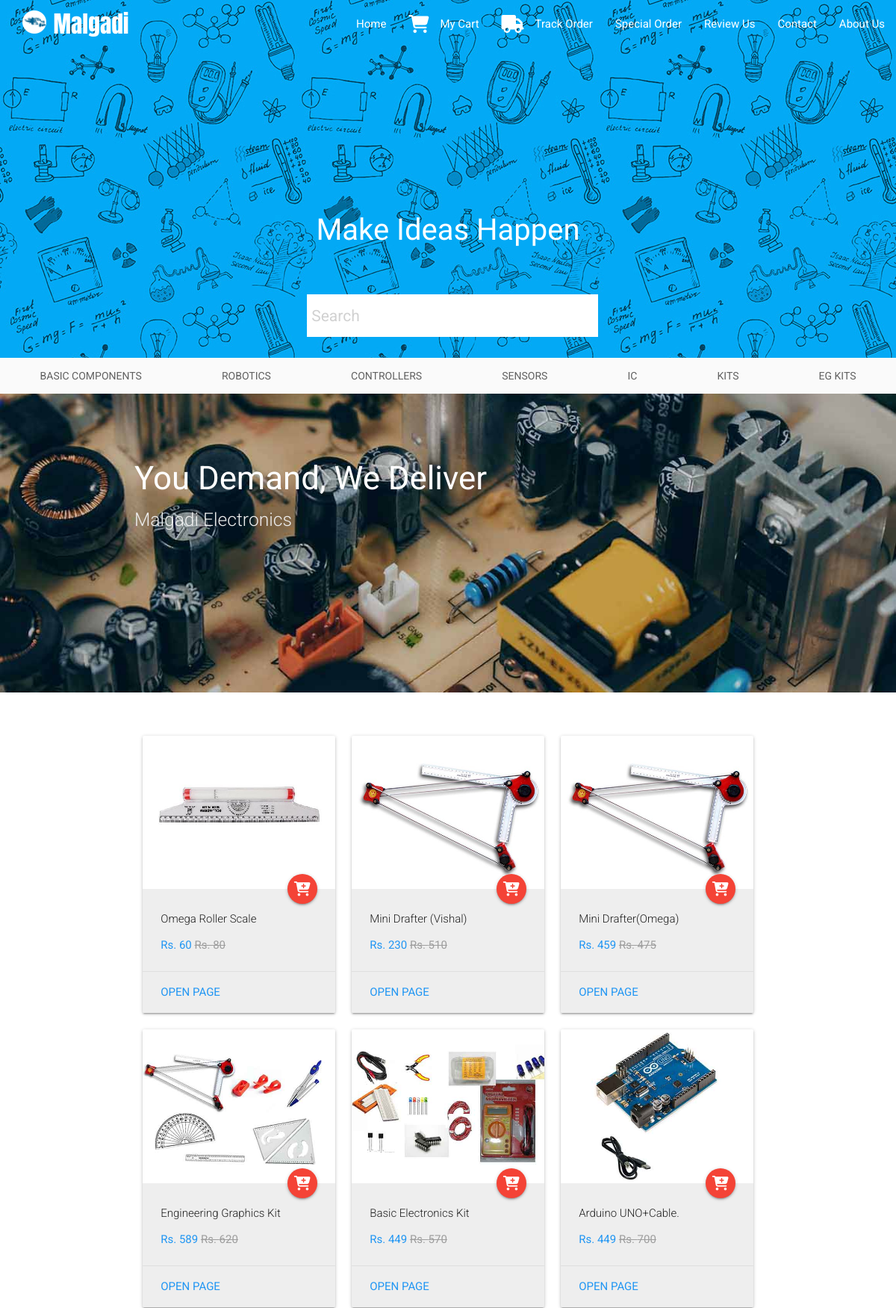
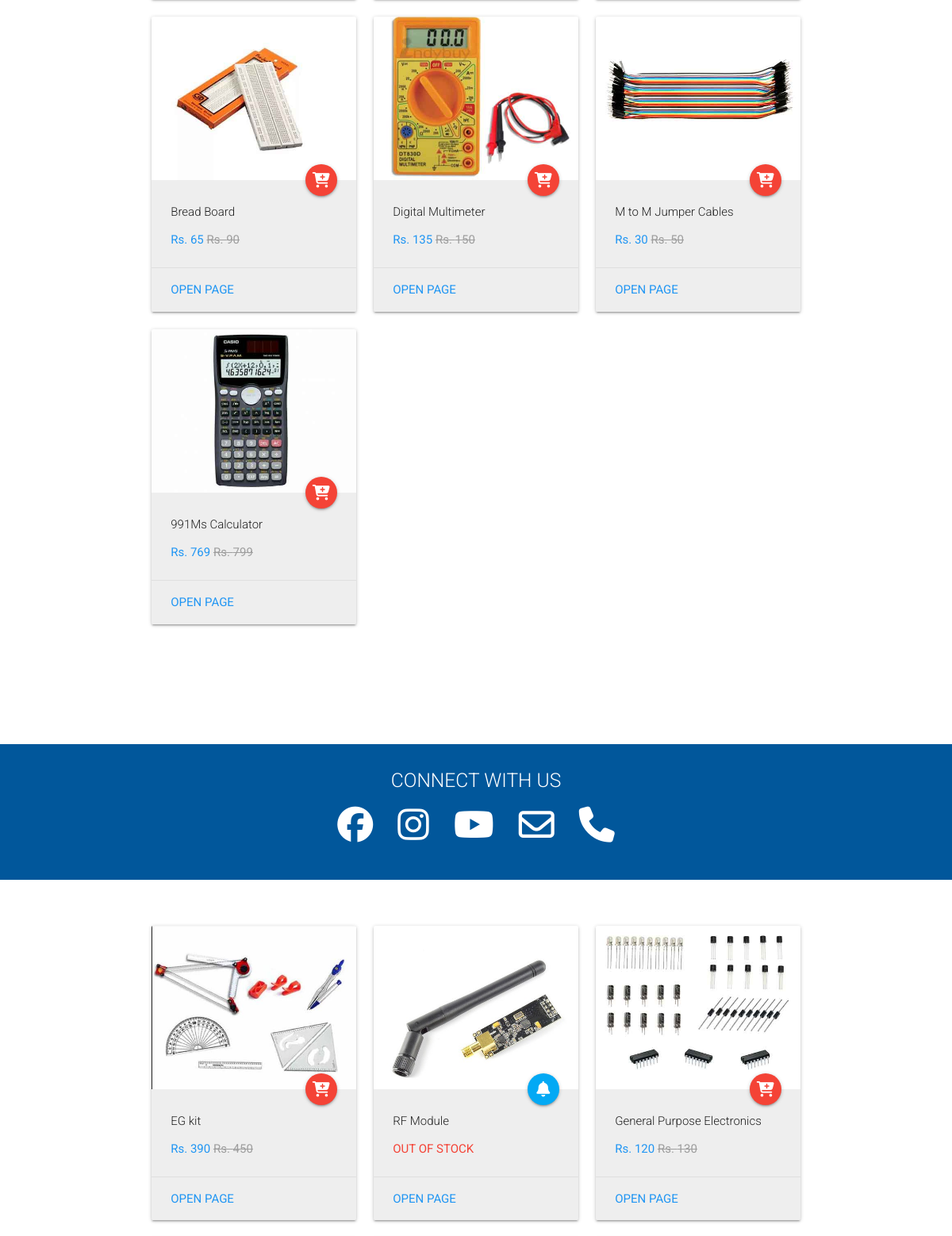
The page / (upper part) on the database its author committed (2 pictures, top to bottom).
### tables this page shows
CREATE TABLE `items` (
  `ID` int(11) NOT NULL,
  `Full Name` text,
  `Short Name` text,
  `Original Price` int(11) DEFAULT NULL,
  `Selling Price` int(11) DEFAULT NULL,
  `Description` text,
  `Specifications` text,
  `Kit Contents` text,
  `Category` text,
  `Featured` int(1) DEFAULT NULL,
  `Homepage` int(1) DEFAULT NULL,
  `Image Count` int(1) DEFAULT NULL,
  `Stock Status` int(1) DEFAULT NULL,
  `File Availability` smallint(6) DEFAULT NULL,
  `Deprecated` smallint(6) DEFAULT NULL,
  `Tags` text NOT NULL
);

### includes/cards.php (the view, shortened to what this page needs)
<section class="item-cards">
    <div class="container">
        <div class="row">
            <?php
                $rows = $cardObject->fetchAll();
                foreach($rows as $row){
            ?>
            <div class="col xl3 m4 s12">
                <div class="card grey lighten-3">
                    <div class="card-image">
                        <img class="activator" src="<?php echo BaseAddress; ?>/images/products/<?php echo $row['ID']; ?>.0.jpg" alt="<?php echo $row['Full Name']; ?>">
                        <a id="item<?php echo $row['ID']; ?>" class="btn-floating halfway-fab red <?php echo $row['Stock Status'] ? '' : 'hide'; ?>" onclick="addToCart('<?php echo $row['ID']; ?>')">
                            <i class="fa fa-cart-plus" aria-hidden="true" id="icon<?php echo $row['ID']; ?>"></i>
                        </a>
                        <a class="btn-floating halfway-fab light-blue <?php echo $row['Stock Status'] ? 'hide' : ''; ?>" href="item.php?q=<?php echo $row['ID']; ?>#notify">
                            <i class="fa fa-bell" aria-hidden="true"></i>
                        </a>
                    </div>
                    <div class="card-content">
                        <span class="card-title activator grey-text text-darken-4 truncate">
                            <?php echo $row['Short Name']; ?>
                        </span>
                        <p class="blue-text <?php echo $row['Stock Status'] ? '' : 'hide'; ?>">Rs. <?php echo $row['Selling Price']; ?> <strike class="grey-text">Rs. <?php echo $row['Original Price']; ?></strike></p>
                        <p class='red-text'><?php echo $row['Stock Status'] ? '' : 'OUT OF STOCK'; ?></p>
                    </div>
                    <div class='card-action'>
                        <a href='item.php?q=<?php echo $row['ID']; ?>' class='blue-text truncate'>Open Page</a>
                    </div>
                </div>
            </div>
            <?php
                }
            ?>
        </div>
    </div>
</section>

### includes/header.php (shortened to what this page needs)
<!DOCTYPE html>
<html>
    <head>
        <link rel="stylesheet" href="<?php echo BaseAddress; ?>/css/materialize.min.css">
        <link rel="stylesheet" href="<?php echo BaseAddress; ?>/css/main.1.0.min.css">
    </head>
    <body>
        <nav class="nav-extended light-blue">
            <div class="nav-wrapper">
                <a href="<?php echo BaseAddress; ?>" class="brand-logo"><img src="<?php echo BaseAddress; ?>/favicon.ico" class="hide-on-med-and-down" alt="Malgadi Electronics Logo">Malgadi</a>
                <ul class="right hide-on-med-and-down">
                    <li><a href="<?php echo BaseAddress; ?>">Home</a></li>
                    <li><a href="<?php echo BaseAddress; ?>/cart.php"><i class="fa fa-shopping-cart left" aria-hidden="true"></i>My Cart</a></li>
                    <li><a href="<?php echo BaseAddress; ?>/track.php"><i class="fa fa-truck left" aria-hidden="true"></i>Track Order</a></li>
                    <li><a href="#contact-form">Special Order</a></li>
                    <li><a href="review.php">Review Us</a></li>
                    <li><a href="#contact-form">Contact</a></li>
                    <li><a href="about.php">About Us</a></li>
                </ul>
                <div class="<?php echo $extendNavbar ? 'show' : 'hide'; ?>"><br><br><br><br></div>
            </div>
            <div class="nav-content center">
                <span class="nav-title nav2-title <?php echo $subtitleVisibility ? 'show' : 'hide'; ?>">Make Ideas Happen</span>
            </div>
            <form action="search.php" method="get" id="search_form">
                <div class="row <?php echo $searchVisibility ? 'show' : 'hide'; ?>">
                    <div class="col s8 l4 offset-s2 offset-l4 input-field">
                        <input id="search" type="text" name="q" placeholder="Search" class="white grey-text text-darken-3" autocomplete="off">
                    </div>
                </div>
            </form>
            <div class="nav-content">
                <ul class="tabs tabs-fixed-width grey lighten-5">
                    <li class="tab"><a target="_self" href="categories.php?q=Basic+Components" class="grey-text text-darken-2">Basic Components</a></li>
                    <li class="tab"><a target="_self" href="categories.php?q=Robotics" class="grey-text text-darken-2">Robotics</a></li>
                    <li class="tab"><a target="_self" href="categories.php?q=Controllers" class="grey-text text-darken-2">Controllers</a></li>
                    <li class="tab"><a target="_self" href="categories.php?q=Sensors" class="grey-text text-darken-2">Sensors</a></li>
                    <li class="tab"><a target="_self" href="categories.php?q=IC" class="grey-text text-darken-2">IC</a></li>
                    <li class="tab"><a target="_self" href="categories.php?q=Kits" class="grey-text text-darken-2">Kits</a></li>
                    <li class="tab"><a target="_self" href="categories.php?q=EG+Kits" class="grey-text text-darken-2">EG Kits</a></li>
                </ul>
            </div>
        </nav>

### index.php (shortened to what this page needs)
<?php
    include './includes/config.php';
    $extendNavbar=1;
    $searchVisibility=1;
    $subtitleVisibility=1;
    include './includes/header.php';
?>
        <section>
            <div class="slider">
                <ul class="slides">
                    <?php
                        $slides = file_get_contents("./json/slider.json");
                        $slides = json_decode($slides,true);
                        foreach ($slides as $slide) {
                    ?>
                    <li>
                        <img src="<?php echo BaseAddress; ?><?php echo $slide['image']; ?>" alt="<?php echo $slide['imageAlt']; ?>">
                        <div class="caption <?php echo $slide['alignment']; ?>">
                            <h3 class="<?php echo $slide['captionBigClasslist']; ?>"><?php echo $slide['captionBig']; ?></h3>
                            <h5 class="<?php echo $slide['captionSmallClasslist']; ?>"><?php echo $slide['captionSmall']; ?></h5>
                        </div>
                    </li>
                    <?php
                        }
                    ?>
                </ul>
            </div>
        </section>
        <?php
            $cardObject = $pdo->prepare('SELECT * FROM items WHERE `Featured`=1 AND `Deprecated`=0 ORDER by `ID` DESC');
            $cardObject->execute();
            include './includes/cards.php';
        ?>
        <section>
            <div class="container">
                <div class="row">
                    <div class="col s12 center">
                        <iframe src="https://www.facebook.com/plugins/like.php?href=https%3A%2F%2Fwww.facebook.com%2Fmalgadi.co.in%2F&width=230&layout=standard&action=like&size=small&show_faces=true&share=true&height=80&appId" width="250" height="80" style="border:none;overflow:hidden" scrolling="no" frameborder="0" allowTransparency="true" allow="encrypted-media"></iframe>
                    </div>
                </div>
            </div>
        </section>
        <section class="light-blue darken-4 social-icons">
            <div class="row center">
                <div class="col s12">
                    <h5 class="light white-text">CONNECT WITH US</h5>
                </div>
                <div class="col s12">
                    <a target="_blank" href="https://www.facebook.com/malgadi.co.in/"><i class="fa fa-facebook-official"></i></a>
                    <a target="_blank" href="https://www.instagram.com/malgadi_ndd/"><i class="fa fa-instagram"></i></a>
                    <a target="_blank" href="https://www.youtube.com/channel/UC37swT-hpPGfXfg01CTPOBQ"><i class="fa fa-youtube-play"></i></a>
                    <a target="_blank" href="mailto:ready2help.malgadi@gmail.com"><i class="fa fa-envelope-o"></i></a>
                    <a class="modal-trigger" href="#contactModal"><i class="fa fa-phone"></i></a>
                </div>
            </div>
        </section>
        <?php
            $cardObject = $pdo->prepare('SELECT * FROM items WHERE `Homepage`=1 AND `Deprecated`=0 ORDER by `ID` DESC');
            $cardObject->execute();
            include './includes/cards.php';
        ?>
<?php
    include './includes/footer.php';
?>

### includes/footer.php (shortened to what this page needs)
    </body>
</html>

### rows shown on the page
items: shows a picture, Short Name "Omega Roller Scale", Selling Price "60", Original Price "80"
items: Short Name "Mini Drafter (Vishal)", Selling Price "230", Original Price "510"
items: Short Name "Mini Drafter(Omega)", Selling Price "459", Original Price "475"
items: shows a picture, Short Name "Engineering Graphics Kit", Selling Price "589", Original Price "620"
items: shows a picture, Short Name "Basic Electronics Kit", Selling Price "449", Original Price "570"
items: shows a picture, Short Name "Arduino UNO+Cable.", Selling Price "449", Original Price "700"
items: shows a picture, Short Name "Bread Board", Selling Price "65", Original Price "90"
items: shows a picture, Short Name "Digital Multimeter", Selling Price "135", Original Price "150"
items: shows a picture, Short Name "M to M Jumper Cables", Selling Price "30", Original Price "50"
items: shows a picture, Short Name "991Ms Calculator", Selling Price "769", Original Price "799"
items: shows a picture, Short Name "EG kit", Selling Price "390", Original Price "450"
items: shows a picture, Short Name "RF Module", Stock Status "OUT OF STOCK"
items: shows a picture, Short Name "General Purpose Electronics", Selling Price "120", Original Price "130"

### other values the page prints
$slide['captionBig'] "You Demand, We Deliver"
$slide['captionSmall'] "Malgadi Electronics"
